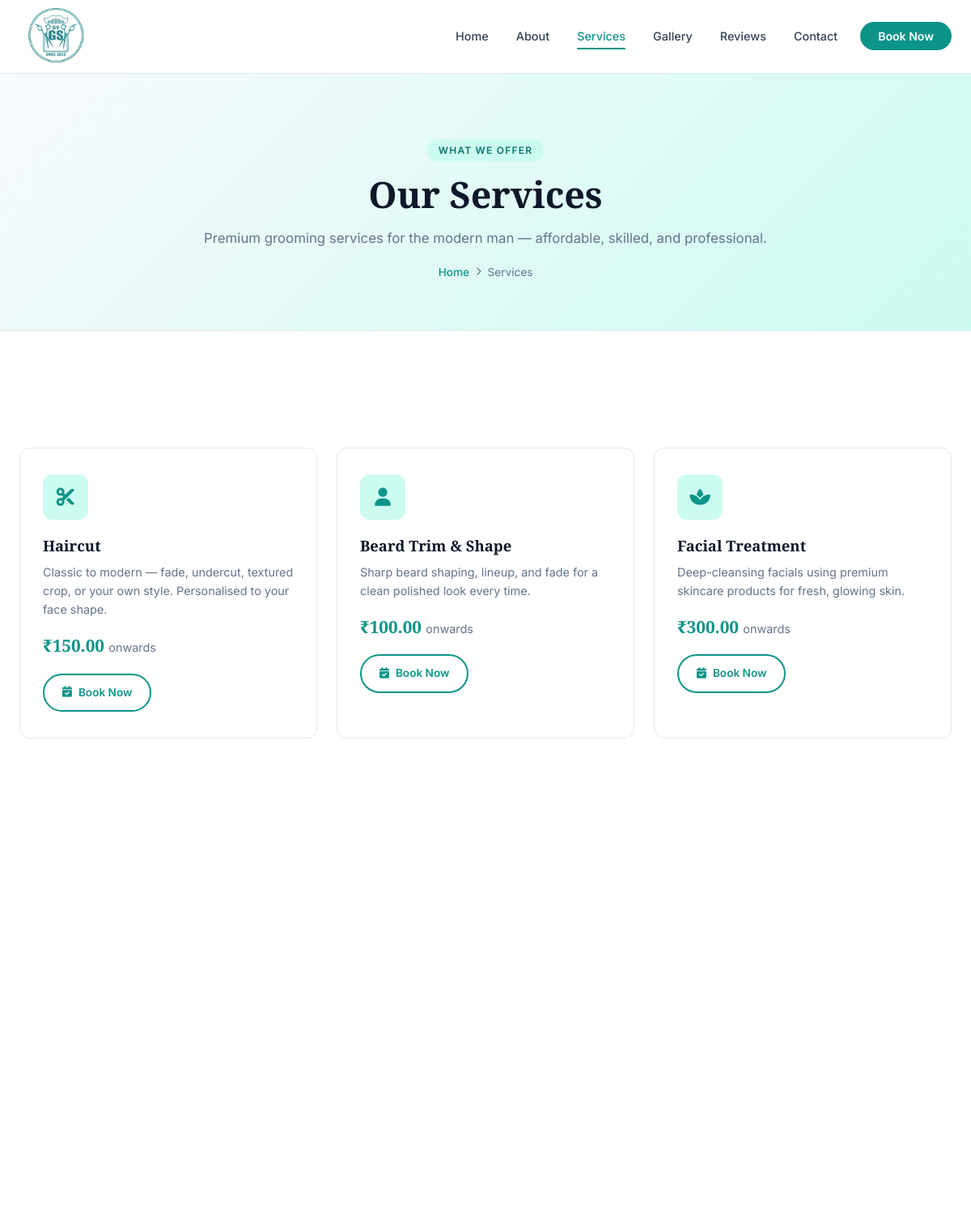
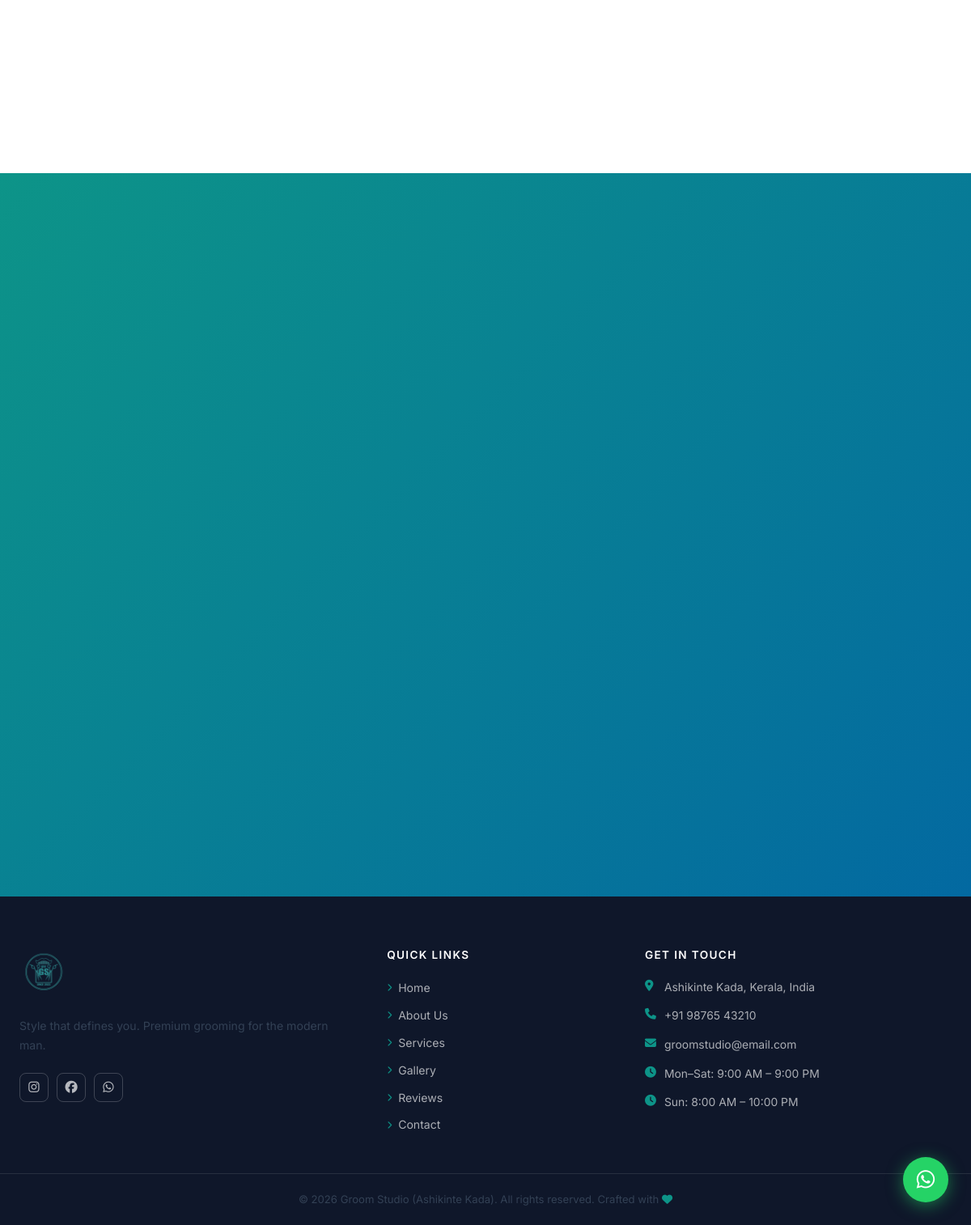
Page /services/ on the committed database (2 pictures, top to bottom).
### salon/models.py (models this page shows)
class Service(models.Model):
    ICON_CHOICES = [
        ('fa-scissors', 'Scissors'),
        ('fa-user', 'User'),
        ('fa-spa', 'Spa'),
        ('fa-star', 'Star'),
        ('fa-cut', 'Cut'),
        ('fa-magic', 'Magic'),
    ]
    name = models.CharField(max_length=100)
    description = models.TextField()
    price = models.DecimalField(max_digits=8, decimal_places=2, null=True, blank=True)
    icon = models.CharField(max_length=50, default='fa-scissors')
    is_featured = models.BooleanField(default=False)
    order = models.PositiveIntegerField(default=0)
    class Meta:
        ordering = ['order', 'name']
    def __str__(self):
        return self.name

### salon/views.py (the view)
# urls.py: path('services/', views.services, name='services'),
def services(request):
    settings = get_site_settings()
    all_services = Service.objects.all()
    booking_form = BookingForm()
    if request.method == 'POST' and 'booking_submit' in request.POST:
        booking_form = BookingForm(request.POST)
        if booking_form.is_valid():
            booking_form.save()
            messages.success(request, 'Appointment booked successfully!')
            return redirect('services')
    context = {
        'settings': settings,
        'all_services': all_services,
        'booking_form': booking_form,
    }
    return render(request, 'salon/services.html', context)

### salon/models.py (called while the page is built)
    @classmethod
    def get_settings(cls):
        obj, _ = cls.objects.get_or_create(pk=1)
        return obj

### salon/views.py (called while the page is built)
def get_site_settings():
    return SiteSettings.get_settings()

### salon/templates/salon/services.html (shortened to what this page needs)
{% extends 'salon/base.html' %}
{% load static %}
{% block content %}
<section class="page-hero">
  <div class="gs-container">
    <span class="section-tag">What We Offer</span>
    <h1>Our Services</h1>
    <p>Premium grooming services for the modern man — affordable, skilled, and professional.</p>
    <nav class="breadcrumb">
      <a href="{% url 'home' %}">Home</a>
      <i class="fa-solid fa-chevron-right"></i>
      <span>Services</span>
    </nav>
  </div>
</section>
<section class="gs-section">
  <div class="gs-container">
    <div class="services-grid">
      {% if all_services %}
        {% for service in all_services %}
        <div class="service-card fade-in">
          <div class="service-icon">
            <i class="fa-solid {{ service.icon }}"></i>
          </div>
          <h3>{{ service.name }}</h3>
          <p>{{ service.description }}</p>
          {% if service.price %}
          <div class="service-price" style="margin-bottom: 16px;">₹{{ service.price }} <span>onwards</span></div>
          {% endif %}
          <a href="{% url 'contact' %}" class="btn btn-outline" style="padding: 10px 22px; font-size: .85rem;">
            <i class="fa-solid fa-calendar-check"></i> Book Now
          </a>
        </div>
        {% endfor %}
      {% endif %}
    </div>
  </div>
</section>
<section class="gs-section booking-section">
  <div class="gs-container">
    <div class="text-center" style="color: white; margin-bottom: 40px;">
    </div>
  </div>
</section>
{% endblock %}

### salon/templates/salon/base.html (shortened to what this page needs)
{% load static %}
<!DOCTYPE html>
<html lang="en">
<head>
  <link rel="stylesheet" href="https://cdnjs.cloudflare.com/ajax/libs/font-awesome/6.5.0/css/all.min.css">
  <link rel="stylesheet" href="https://cdnjs.cloudflare.com/ajax/libs/OwlCarousel2/2.3.4/assets/owl.carousel.min.css">
  <link rel="stylesheet"
    href="https://cdnjs.cloudflare.com/ajax/libs/OwlCarousel2/2.3.4/assets/owl.theme.default.min.css">
  <link rel="stylesheet" href="{% static 'salon/css/style.css' %}">
</head>
<body>
  <nav class="gs-navbar" id="navbar">
    <div class="gs-container navbar-inner">
      <a href="{% url 'home' %}" class="navbar-logo">
        <img src="{% static 'salon/images/logo.png' %}" alt="Groom Studio Logo" class="nav-logo-img">
      </a>
      <ul class="nav-links" id="navLinks">
        <li><a href="{% url 'home' %}"
            class="nav-link {% if request.resolver_match.url_name == 'home' %}active{% endif %}">Home</a></li>
        <li><a href="{% url 'about' %}"
            class="nav-link {% if request.resolver_match.url_name == 'about' %}active{% endif %}">About</a></li>
        <li><a href="{% url 'services' %}"
            class="nav-link {% if request.resolver_match.url_name == 'services' %}active{% endif %}">Services</a></li>
        <li><a href="{% url 'gallery' %}"
            class="nav-link {% if request.resolver_match.url_name == 'gallery' %}active{% endif %}">Gallery</a></li>
        <li><a href="{% url 'reviews' %}"
            class="nav-link {% if request.resolver_match.url_name == 'reviews' %}active{% endif %}">Reviews</a></li>
        <li><a href="{% url 'contact' %}"
            class="nav-link {% if request.resolver_match.url_name == 'contact' %}active{% endif %}">Contact</a></li>
        <li><a href="{% url 'contact' %}" class="btn-book-nav">Book Now</a></li>
      </ul>
    </div>
  </nav>
  <main>
    {% block content %}{% endblock %}
  </main>
  <footer class="gs-footer">
    <div class="gs-container footer-grid">
      <div class="footer-col">
        <a href="{% url 'home' %}" class="footer-logo">
          <img src="{% static 'salon/images/logo.png' %}" alt="Groom Studio Logo" class="footer-logo-img">
        </a>
        <p class="footer-tagline">Style that defines you. Premium grooming for the modern man.</p>
        <div class="footer-social">
          <a href="#" aria-label="Instagram"><i class="fa-brands fa-instagram"></i></a>
          <a href="#" aria-label="Facebook"><i class="fa-brands fa-facebook"></i></a>
          <a href="https://wa.me/919876543210" aria-label="WhatsApp"><i class="fa-brands fa-whatsapp"></i></a>
        </div>
      </div>
      <div class="footer-col">
        <h4 class="footer-heading">Quick Links</h4>
        <ul class="footer-links">
          <li><a href="{% url 'home' %}"><i class="fa-solid fa-chevron-right"></i> Home</a></li>
          <li><a href="{% url 'about' %}"><i class="fa-solid fa-chevron-right"></i> About Us</a></li>
          <li><a href="{% url 'services' %}"><i class="fa-solid fa-chevron-right"></i> Services</a></li>
          <li><a href="{% url 'gallery' %}"><i class="fa-solid fa-chevron-right"></i> Gallery</a></li>
          <li><a href="{% url 'reviews' %}"><i class="fa-solid fa-chevron-right"></i> Reviews</a></li>
          <li><a href="{% url 'contact' %}"><i class="fa-solid fa-chevron-right"></i> Contact</a></li>
        </ul>
      </div>
      <div class="footer-col">
        <h4 class="footer-heading">Get In Touch</h4>
        <ul class="footer-contact">
          <li><i class="fa-solid fa-location-dot"></i> Ashikinte Kada, Kerala, India</li>
          <li><a href="tel:+919876543210"><i class="fa-solid fa-phone"></i> +91 98765 43210</a></li>
          <li><a href="mailto:groomstudio@email.com"><i class="fa-solid fa-envelope"></i> groomstudio@email.com</a></li>
          <li><i class="fa-solid fa-clock"></i> Mon–Sat: 9:00 AM – 9:00 PM</li>
          <li><i class="fa-solid fa-clock"></i> Sun: 8:00 AM – 10:00 PM</li>
        </ul>
      </div>
    </div>
    <div class="footer-bottom">
      <div class="gs-container">
        <p>&copy; 2026 Groom Studio (Ashikinte Kada). All rights reserved. Crafted with <i class="fa-solid fa-heart"
            style="color:#0d9488;"></i></p>
      </div>
    </div>
  </footer>
  <a href="https://wa.me/919876543210" class="whatsapp-float" target="_blank" aria-label="Chat on WhatsApp">
    <i class="fa-brands fa-whatsapp"></i>
  </a>
</body>
</html>

### rows in the picture
Service: name "Haircut", description "Classic to modern — fade, undercut, textured crop, or your own style. Personalised to your face shape.", price "150.00"
Service: name "Beard Trim & Shape", description "Sharp beard shaping, lineup, and fade for a clean polished look every time.", price "100.00"
Service: name "Facial Treatment", description "Deep-cleansing facials using premium skincare products for fresh, glowing skin.", price "300.00"
